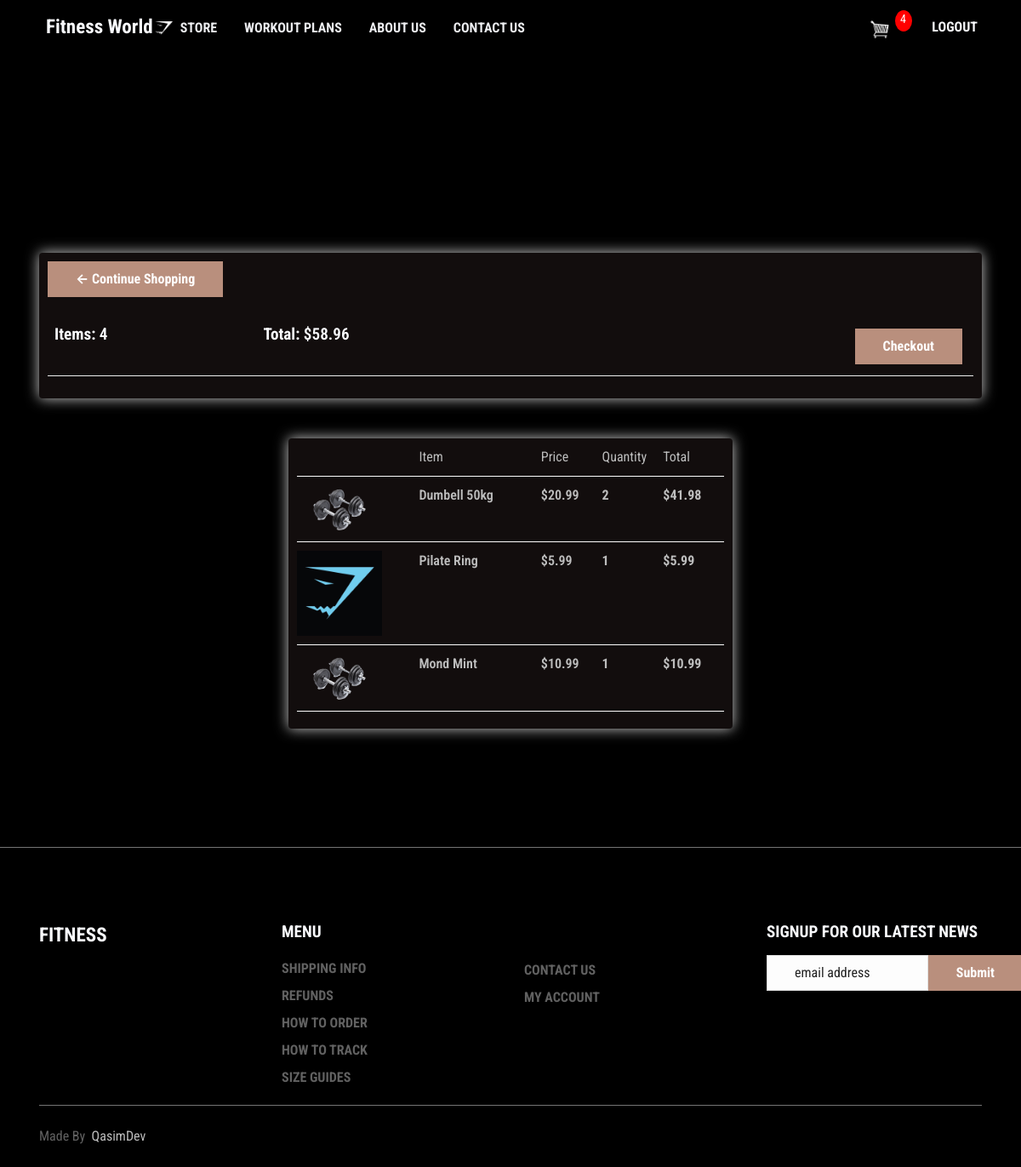
The app's page /cart/ (signed in) with its own data.
### items/models.py (models this page shows, shortened)
class Order(models.Model):
    customer=models.ForeignKey(Customer,on_delete=models.SET_NULL,blank=True,null=True)
    is_completed=models.BooleanField(default=False,null=True,blank=False)
    order_added=models.DateTimeField(auto_now_add=True)
    transaction_id=models.CharField(max_length=200,null=True)
    @property
    def get_cart_items(self):
        get_items=self.orderitems_set.all()
        total_items=sum(item.quantity for item in get_items)
        return total_items
    @property
    def get_cart_total(self):
        get_items=self.orderitems_set.all()
        total_items=sum(item.get_items_total for item in get_items)
        return total_items

class OrderItems(models.Model):
    product=models.ForeignKey(Product,on_delete=models.SET_NULL,null=True)
    order=models.ForeignKey(Order,on_delete=models.SET_NULL,null=True)
    quantity=models.IntegerField(default=0,null=True,blank=True)
    date_added=models.DateTimeField(auto_now_add=True)
    @property
    def get_items_total(self):
        total=self.product.price * self.quantity
        return total

class Product(models.Model):
    name=models.CharField(max_length=200,null=True)
    price=models.FloatField()
    image=models.ImageField(null=True,blank=True)
    is_digital=models.BooleanField(default=False,null=True,blank=False)

### items/views.py (the view)
# urls.py: path('cart/',cart,name='cart'),
def cart(request):
    if request.user.is_authenticated:
        customer=request.user.customer
        order,created = Order.objects.get_or_create(customer=customer,is_completed=False)
        items=order.orderitems_set.all()
        cart_items=order.get_cart_items
    else:
        items=[]
        order={'get_cart_items':0,'get_cart_total':0}
        cart_items=order['get_cart_items']
    return render(request,'items/cart.html',{
        'items':items,
        'order':order,
        'cart_items':cart_items
    })

### items/templates/items/cart.html
{% extends 'items/index.html' %}
{% load static %}
{% block content %}
    <div style="box-shadow:hsl(0, 0%, 80%) 0 0 16px;background-color: #120d0d;border-radius: 4px;border-color: #FDFDFD;padding: 10px;position: relative;
    top: 297px;">
      <a class="btn btn-success" style="background-color: #b98f7d;border-color: #b98f7d;" href="{% url 'items:products' %}">&#x2190; Continue Shopping</a>
      <br>
      <br>
      <table class="table">
        <th><h5>Items: <strong>{{order.get_cart_items}}</strong></h5></th>
        <th><h5>Total: <strong>${{order.get_cart_total|floatformat:2}}</strong></h5></th>
        <th>
          <a style="float: right; margin: 5px;background-color: #b98f7d;border-color: #b98f7d;" class="btn btn-success" href="#">Checkout</a>
        </th>
      </table>
    </div>
<br>
<div class="container" style="width: 50%;height: 30rem;margin-top: 20rem;">
    <div style="box-shadow:hsl(0, 0%, 80%) 0 0 16px;background-color: #120d0d;border-radius: 4px;border-color: #FDFDFD;padding: 10px;">
        <div style="display: flex;align-items: flex-stretch;padding-bottom: 10px;margin-bottom: 10px;border-bottom: 1px solid #FDFDFD;">
            <div style="flex: 2;"></div>
            <div style="flex: 2;"><strong></strong>Item</div>
            <div style="flex: 1;"><strong></strong>Price</div>
            <div style="flex: 1;"><strong></strong>Quantity</div>
            <div style="flex: 1;"><strong></strong>Total</div>
        </div>
      {% for item in items %}
      <div style="display: flex;align-items: flex-stretch;padding-bottom: 10px;margin-bottom: 10px;border-bottom: 1px solid #FDFDFD;">
        <div style="flex: 2;"><img style="width: 100px;" src="{{ item.product.image.url }}"></div>
        <div style="flex: 2"><strong>{{item.product.name}}</strong></div>
        <div style="flex: 1;"><strong>${{item.product.price}}</strong></div>
        <div style="flex: 1;"><p style="display: inline-block;font-weight: 700;padding-right:10px;">{{item.quantity}}</p></div>
        <div style="flex: 1;"><p style="display: inline-block;font-weight: 700;padding-right:10px;">${{item.get_items_total}}</p></div>
      </div>
      {% endfor %}
    </div>
</div>
{% endblock content %}

### items/templates/items/index.html (shortened to what this page needs)
<!DOCTYPE html>
<html lang="en-US" dir="ltr">
{% load static %}
  <head>
    <link href="{% static 'items/theme.css'%}" rel="stylesheet" />
  </head>
  <body>
    <div class="container">
      <nav style="margin: -28px" class="navbar hello navbar-expand-lg navbar-light fixed-top py-3 d-block" data-navbar-on-scroll="data-navbar-on-scroll">
        <img style="width: 25px;position: relative;left: 190px;top: 32px;" src="{% static 'items/1743504.png' %}" alt="">
          <div class="container"><a class="navbar-brand d-inline-flex" href="{% url 'items:home' %}"><span class="text-light fs-2 fw-bold ms-2">Fitness World</span></a>
            <div class="collapse navbar-collapse border-top border-lg-0 mt-4 mt-lg-0" id="navbarSupportedContent">
              <ul class="navbar-nav me-auto mb-2 mb-lg-0">
                <li class="nav-item px-2"><a class="nav-link fw-bold" href="{% url 'items:products' %}">STORE</a></li>
                <li class="nav-item px-2"><a class="nav-link fw-bold" href="{% url 'items:workoutplans' %}">WORKOUT PLANS</a></li>
                <li class="nav-item px-2"><a class="nav-link fw-bold" href="#header">ABOUT US</a></li>
                <li class="nav-item px-2"><a class="nav-link fw-bold" href="#contact">CONTACT US</a></li>
              </ul>
              <form class="d-flex"><a class="text-primary" href="#!">
                <a href="{% url 'items:cart' %}">
                  <img style='width:25px;display: inline-block;margin-left: -30px;top: 10px;position: relative;' src="{% static 'items/cart.png' %}">
              </a>
              <p style="display: block;
              text-align: center;
              color:#fff;
              background-color: red;
              width: 20px;
              height: 25px;
              border-radius: 50%;
              font-size: 14px;">{{cart_items}}</p>
                {% if request.user.is_authenticated %}
              <div>
              <form action="#" method="post">
                  <a class='ms-4 text-light fw-bold' style="    position: relative;
                  left: -5px;
                  bottom: -8px;" href="{% url 'items:logout' %}">LOGOUT</a>
              </form>
              </div>
              {% else %}
              <div style="margin: auto;">
              <a class='ms-4 text-light fw-bold' href="{% url 'items:register' %}">REGISTER</a>
              <a class='ms-4 text-light fw-bold' href="{% url 'items:login' %}">LOGIN</a>
              </div>
              {% endif %}
            </form>
            </div>
          </div>
        </nav>
    </div>
      <div class="container">
        {% block content %}
        {% endblock content %}
      </div>
      <div class="border-bottom border-700"></div>
<section class="py-0 pt-7" id="contact">
  <div class="container">
    <div class="row">
      <div class="col-6 col-sm-4 col-xl-3 mb-3">
        <h4 class="lh-lg fw-bold text-light">FITNESS</h4>
      </div>
      <div class="col-6 col-sm-4 col-xl-3 mb-3">
        <h5 class="lh-lg fw-bold text-light">MENU</h5>
        <ul class="list-unstyled mb-md-4 mb-lg-0">
          <li class="lh-lg"><a class="text-800 text-decoration-none text-uppercase fw-bold" href="#!">Shipping Info</a></li>
          <li class="lh-lg"><a class="text-800 text-decoration-none text-uppercase fw-bold" href="#!">Refunds</a></li>
          <li class="lh-lg"><a class="text-800 text-decoration-none text-uppercase fw-bold" href="#!">How to Order</a></li>
          <li class="lh-lg"><a class="text-800 text-decoration-none text-uppercase fw-bold" href="#!">How to Track</a></li>
          <li class="lh-lg"><a class="text-800 text-decoration-none text-uppercase fw-bold" href="#!">Size Guides</a></li>
        </ul>
      </div>
      <div class="col-6 col-sm-4 col-xl-3 mb-3">
        <ul class="list-unstyled mb-md-4 mb-lg-0">
          <li class="lh-lg"><a class="text-800 text-decoration-none text-uppercase fw-bold" href="#!">Contact Us</a></li>
          <li class="lh-lg"><a class="text-800 text-decoration-none text-uppercase fw-bold" href="#!">my account</a></li>
        </ul>
      </div>
      <div class="col-12 col-xl-3">
        <h5 class="lh-lg fw-bold text-light text-uppercase">Signup For our Latest News</h5>
        <div class="row input-group-icon mb-5">
          <div class="col-12">
            <form class="row row-cols-lg-auto g-0 align-items-center">
              <div class="col-8 col-lg-9">
                <div class="input-group">
                  <input class="rounded-end-0 form-control" id="colFormLabel" type="email" placeholder="email address" />
                </div>
              </div>
              <div class="col-4 col-lg-3">
                <button class="btn btn-primary rounded-start-0" type="submit">Submit</button>
              </div>
            </form>
          </div>
        </div>
      </div>
    </div>
    <div class="border-bottom border-700"></div>
    <div class="row flex-center my-3">
      <div class="col-md-6 order-1 order-md-0">
        <p class="my-2 text-800 text-center text-md-start"> Made By&nbsp;
          <a class="text-500" href="https://www.instagram.com/qasim.tariq.526/" target="_blank">QasimDev </a>
        </p>
      </div>
      <div class="col-md-6">
        <div class="text-center text-md-end"><a href="#!"></a><a href="#!"> </a><a href="#!"> </a><a href="#!"> </a></div>
      </div>
    </div>
  </div>
</section>
  </body>
</html>

### records on screen
Order: get_cart_items "4", get_cart_total "58.96"
OrderItems: product.image (picture), product.name "Dumbell 50kg", product.price "20.99", quantity "2", get_items_total "41.98"
OrderItems: product.image (picture), product.name "Pilate Ring", product.price "5.99", quantity "1", get_items_total "5.99"
OrderItems: product.image (picture), product.name "Mond Mint", product.price "10.99", quantity "1", get_items_total "10.99"

### other values on screen
{{ cart_items }} "4"
